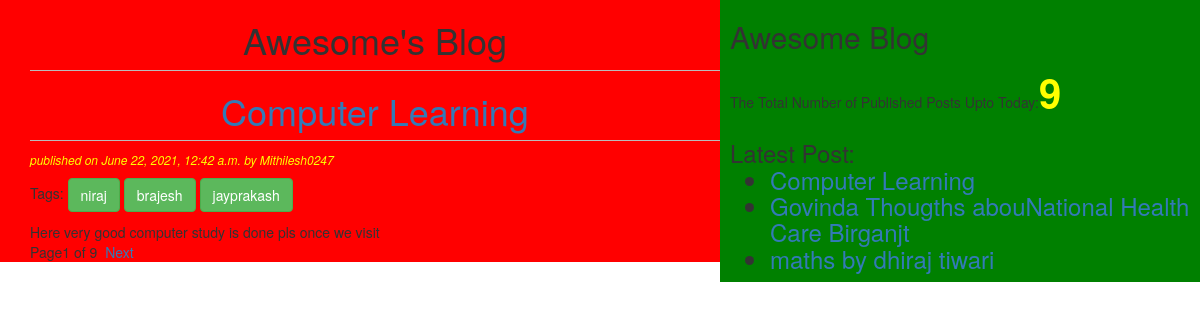
The page / on the database its author committed.
### blogapp/models.py (models this page shows, shortened)
class Post(models.Model):
	STATUS_CHOICES=(('draft','Draft'),('published','Published'))
	title=models.CharField(max_length=256)
	slug=models.SlugField(max_length=264,unique_for_date='publish')
	author=models.ForeignKey(User,related_name='blog_posts')
	body=models.TextField()
	publish=models.DateTimeField(default=timezone.now)
	created=models.DateTimeField(auto_now_add=True)
	updated=models.DateTimeField(auto_now=True)
	status=models.CharField(max_length=10,choices=STATUS_CHOICES,default='draft')
	objects=CustomManager()
	tags=TaggableManager()
	class Meta:
		ordering=('-publish',)
	def get_absolute_url(self):
	    return reverse('post_detail',args=[self.publish.year,
	    self.publish.strftime('%m'),self.publish.strftime('%d'),self.slug])

### blogapp/views.py (the view)
# urls.py: url(r'^$', views.post_list_view),
def post_list_view(request,tag_slug=None):
	post_list=Post.objects.all()
	tag=None
	if tag_slug:
		tag=get_object_or_404(Tag,slug=tag_slug)
		post_list=post_list.filter(tags__in=[tag])
	paginator=Paginator(post_list,1	)
	page_number=request.GET.get('page')
	try:
		post_list=paginator.page(page_number)
	except PageNotAnInteger:
		post_list=paginator.page(1)
	except EmptyPage:
	    post_list=paginator.page(paginator.num_pages)
	return render(request,'blog.html',{'post_list':post_list,'tag':tag})

### blogapp/templatetags/blog_tags.py (called while the page is built)
@register.simple_tag
def total_posts():
	return  Post.objects.count()

@register.inclusion_tag('latestpost.html')
def show_latest_posts():
    latest_posts=Post.objects.order_by('-publish')[:3]
    return{'latest_posts':latest_posts}

### blogapp/templates/blog.html (shortened to what this page needs)
{%extends 'base.html'%}
{%block content%}
<h1>Awesome's Blog</h1>
{%for post in post_list%}
<h1><a href="{{post.get_absolute_url}}">{{post.title}}</a></h1>
<p id="date">published on {{post.publish}} by {{post.author|title}}</p>
<p>Tags:
{% for tag in post.tags.all %}
<a href="{%url 'post_list_by_tag_name' tag.slug%}" class="btn btn-success">{{tag.name}}</a>
{% endfor %}
</p>
{{post.body}}
{%endfor%}
{%include 'pagination.html' with page=post_list%}
{%endblock%}

### blogapp/templates/latestpost.html
<ul>
	{% for post in latest_posts%}
	<li><a href="{{post.get_absolute_url}}">{{post.title}}</a></li>
	{%endfor%}
</ul>

### blogapp/static/blog.css (style rules this page uses)
h1 { text-align: center; border-bottom:1px solid #bbb; padding-bottom:10px; }
#date { color: yellow; font-size: 12px; font-style: italic; }

### rows shown on the page
Post: title "Computer Learning", publish "June 22, 2021, 12:42 a.m.", author "Mithilesh0247", body "Here very good computer study is done pls once we visit"
Tag: name "niraj"
Tag: name "brajesh"
Tag: name "jayprakash"
Post: title "Govinda Thougths abouNational Health Care Birganjt"
Post: title "maths by dhiraj tiwari"

### other values the page prints
{{ page.number }} "1"
{{ page.paginator.num_pages }} "9"
